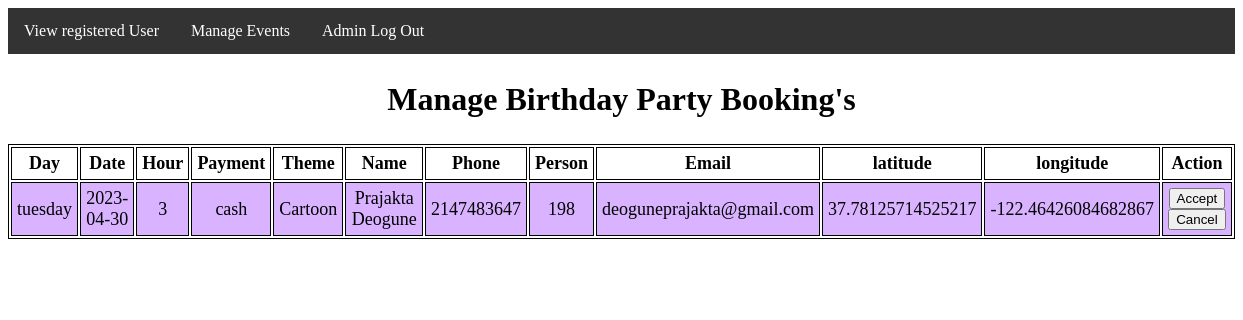
The app's page /ManageBday.php with its own data.
### tables this page shows
CREATE TABLE `bday` (
  `Day` text NOT NULL,
  `Date` date NOT NULL,
  `Hour` text NOT NULL,
  `Payment` text NOT NULL,
  `Theme` text NOT NULL,
  `Name` longtext NOT NULL,
  `Phone` int(10) NOT NULL,
  `Person` bigint(10) NOT NULL,
  `email` varchar(30) NOT NULL,
  `latitude` double NOT NULL,
  `longitude` double NOT NULL
);

### ManageBday.php (the view, shortened to what this page needs)
<?php
include "db_connect.php";
include "adminNavbar.php";
$sql = "SELECT * FROM bday";
$result = $conn->query($sql);
?>
<!DOCTYPE html>
<html lang="en">
<head>
</head>
<body>
	<section>
		<h1>Manage Birthday Party Booking's</h1>
		<table>
			<tr>
				<th>Day</th>
				<th>Date</th>
				<th>Hour</th>
				<th>Payment</th>
				<th>Theme</th>
				<th>Name</th>
				<th>Phone</th>
				<th>Person</th>
				<th>Email</th>
				<th>latitude</th>
				<th>longitude</th>
				<th>Action</th>
			</tr>
			<?php
				while($rows=$result->fetch_assoc())
				{
			?>
			<tr>
				<td><?php echo $rows['Day'];?></td>
				<td><?php echo $rows['Date'];?></td>
				<td><?php echo $rows['Hour'];?></td>
				<td><?php echo $rows['Payment'];?></td>
				<td><?php echo $rows['Theme'];?></td>
				<td><?php echo $rows['Name'];?></td>
				<td><?php echo $rows['Phone'];?></td>
				<td><?php echo $rows['Person'];?></td>
				<td><?php echo $rows['email'];?></td>
				<td><?php echo $rows['latitude'];?></td>
				<td><?php echo $rows['longitude'];?></td>
				<td>
					<input type="submit" onClick="location.href='acceptBdayMail.php'" value="Accept">
					<input type="submit" onClick="location.href='cancelBdayMail.php'" value="Cancel">
				</td>
			</tr>
			<?php
				}
			?>
		</table>
	</section>
</body>
</html>

### ManageBday.php (style rules this page uses)
table { margin: 0 auto; font-size: large; border: 1px solid black; }
h1 { text-align: center; color: #000000; font-size: xx-large; font-family: 'Gill Sans', 'Gill Sans MT', ' Calibri', 'Trebuchet MS', 'sans-serif'; }
td { background-color: #d9b3ff; border: 1px solid black; }
th, td { font-weight: bold; border: 1px solid black; padding: 5px; text-align: center; }
td { font-weight: lighter; }

### records on screen
bday: Day "tuesday", Date "2023-04-30", Hour "3", Payment "cash", Theme "Cartoon", Name "Prajakta Deogune", Phone "2147483647", Person "198", email "deoguneprajakta@gmail.com", latitude "37.78125714525217", longitude "-122.46426084682867"
